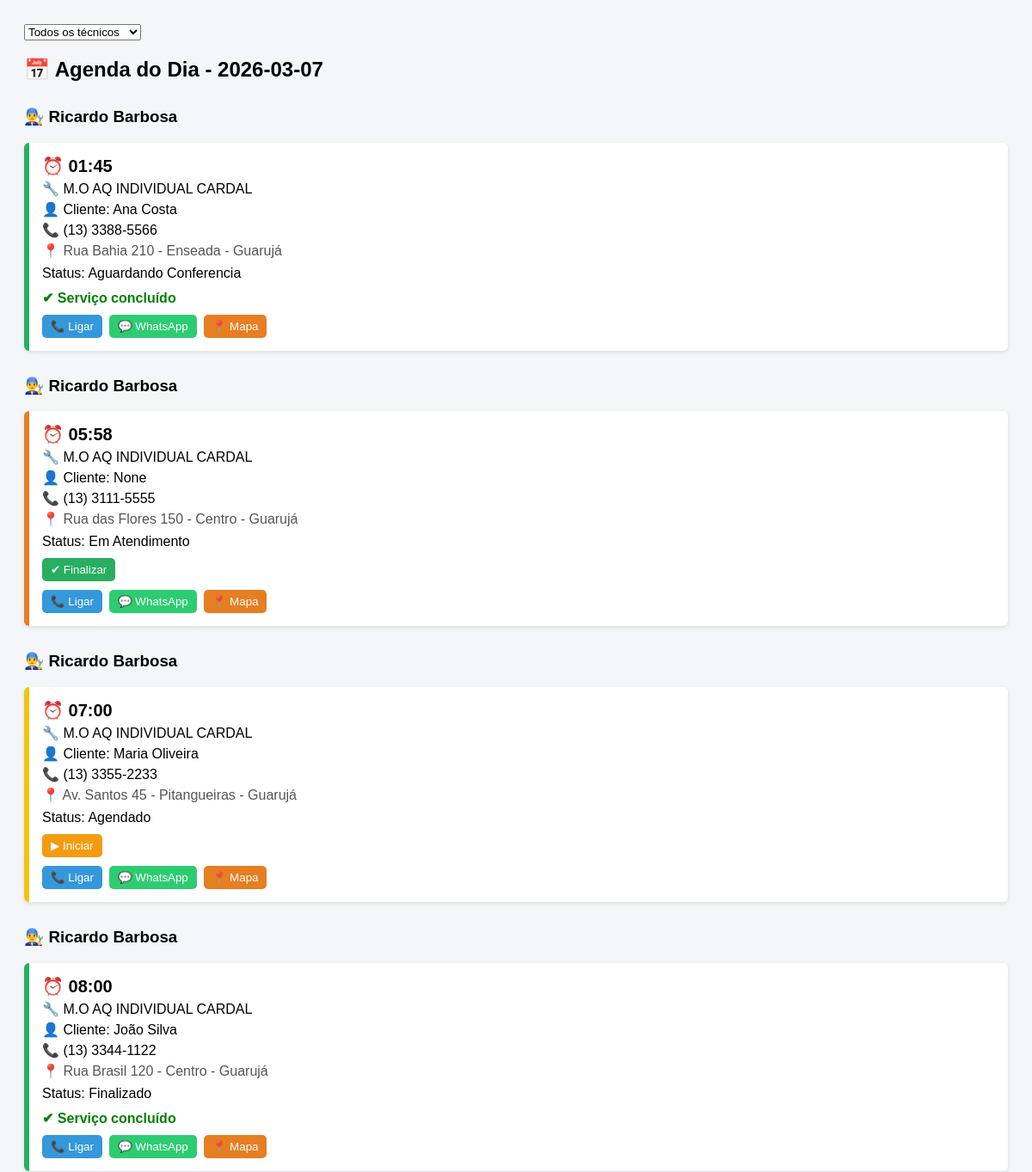
The page /agenda_dia (signed in, upper part) on the database as committed earlier.
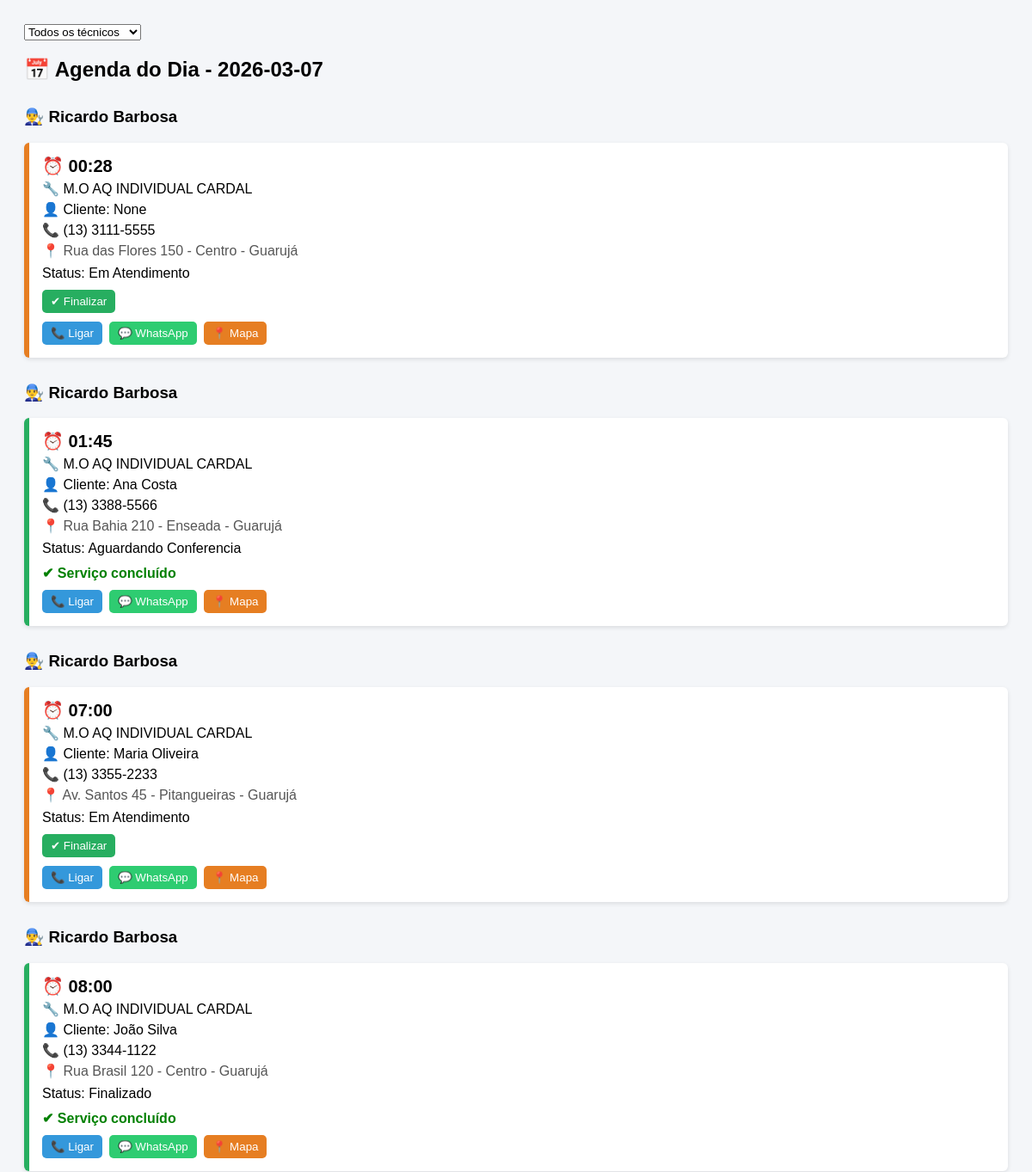
The same page on the database as committed later.
### tables this page shows
CREATE TABLE ordem_servico (
    id INTEGER PRIMARY KEY AUTOINCREMENT,
    servico_nome TEXT NOT NULL,
    data_agendamento TEXT NOT NULL,
    status TEXT DEFAULT 'Agendado',
    data_criacao TEXT NOT NULL
, cliente_id INTEGER, hora TEXT, tecnico_id INTEGER, defeito_reclamado TEXT, produto_defeito TEXT, observacao TEXT, diagnostico TEXT, solucao TEXT, pecas_trocadas TEXT, checklist_json TEXT, assinatura_nome TEXT, assinatura_data TEXT, foto_inicio TEXT, foto_fim TEXT, assinatura_imagem TEXT, movimento_id INTEGER);

CREATE TABLE funcionarios (
id INTEGER PRIMARY KEY AUTOINCREMENT,

nome TEXT NOT NULL,
cpf TEXT,
telefone TEXT,
whatsapp TEXT,
email TEXT,

cargo TEXT,        -- tecnico, vendedor, caixa, admin
funcao TEXT,       -- instalação, manutenção, vendas

comissao REAL,     -- % de comissão

endereco TEXT,
numero TEXT,
bairro TEXT,
cidade TEXT,
cep TEXT,

data_admissao TEXT,
status TEXT DEFAULT 'Ativo'
, senha_hash TEXT, perfil TEXT DEFAULT 'funcionario');

CREATE TABLE clientes (
    id INTEGER PRIMARY KEY AUTOINCREMENT,
    tipo TEXT,  -- PF ou PJ

    nome TEXT,
    razao_social TEXT,

    cpf TEXT,
    cnpj TEXT,

    telefone TEXT,
    whatsapp TEXT,
    email TEXT,

    endereco TEXT,
    numero TEXT,
    bairro TEXT,
    cidade TEXT,
    cep TEXT,

    endereco_entrega TEXT,
    numero_entrega TEXT,
    bairro_entrega TEXT,
    cidade_entrega TEXT,
    cep_entrega TEXT,

    observacoes TEXT,
    data_cadastro TEXT
);

### app.py (the view)
@app.route("/agenda_dia")
def agenda_dia():
    hoje = datetime.now().strftime("%Y-%m-%d")
    tecnico = request.args.get("tecnico")
    conn = get_db()
    cursor = conn.cursor()
    query = """
    SELECT
        os.id,
        os.servico_nome,
        os.hora,
        os.status,
        c.nome AS cliente,
        c.telefone,
        c.endereco,
        c.numero,
        c.bairro,
        c.cidade,
        f.nome AS tecnico
    FROM ordem_servico os
    LEFT JOIN clientes c ON os.cliente_id = c.id
    LEFT JOIN funcionarios f ON os.tecnico_id = f.id
    WHERE os.data_agendamento = ?
    """
    params = [hoje]
    if tecnico:
        query += " AND f.nome = ?"
        params.append(tecnico)
    query += " ORDER BY f.nome, os.hora"
    cursor.execute(query, params)
    agenda = cursor.fetchall()
    cursor.execute("SELECT nome FROM funcionarios")
    tecnicos = cursor.fetchall()
    conn.close()
    return render_template(
        "agenda_dia.html",
        agenda=agenda,
        hoje=hoje,
        tecnicos=tecnicos
    )

### app.py (called while the page is built, shortened)
def get_db():
    conn = sqlite3.connect("database.db", timeout=10)
    conn.row_factory = sqlite3.Row
    return conn

def ensure_funcionarios_auth_columns():
    global AUTH_SCHEMA_READY
    if AUTH_SCHEMA_READY:
        return

@app.before_request
def validar_acesso():
    ensure_funcionarios_auth_columns()
    endpoint = request.endpoint or ""
    if endpoint in AUTH_PUBLIC_ENDPOINTS:
        return None
    if endpoint.startswith("static"):
        return None
    if "user_id" not in session:
        return redirect(url_for("login", next=request.path))
    if endpoint in PROPRIETARIO_ENDPOINTS and (session.get("user_role") != "proprietario"):
        return resposta_acesso_negado("Acesso permitido apenas para proprietario.")
    if endpoint in GERENTE_ENDPOINTS and nivel_usuario() < ROLE_LEVEL["gerente"]:
        return resposta_acesso_negado("Acesso permitido para gerente ou proprietario.")
    return None

@app.context_processor
def injetar_usuario():
    return {
        "usuario_logado": session.get("user_nome"),
        "perfil_logado": session.get("user_role"),
    }

### templates/agenda_dia.html (shortened to what this page needs)
<!DOCTYPE html>
<html>
<head>
</head>
<body>
  <form method="GET" style="margin-bottom:20px;">
<select name="tecnico" onchange="this.form.submit()">
<option value="">Todos os técnicos</option>
</select>
</form>
<h2>📅 Agenda do Dia - {{ hoje }}</h2>
{% set tecnico_atual = None %}
{% for os in agenda %}
{% if tecnico_atual != os.tecnico %}
<h3 style="margin-top:30px;">👨‍🔧 {{ os.tecnico }}</h3>
{% set tecnico_atual = os.tecnico %}
{% endif %}
<div class="card
{% if os.status == 'Agendado' %}
card-agendado
{% elif os.status == 'Em Atendimento' %}
card-atendimento
{% else %}
card-finalizado
{% endif %}
">
<div class="hora">
⏰ {{ os.hora }}
</div>
<div class="servico">
🔧 {{ os.servico_nome }}
</div>
<div class="cliente">
👤 Cliente: {{ os.cliente }}
</div>
<div class="telefone">
📞 {{ os.telefone }}
</div>
<div class="endereco">
📍 {{ os.endereco }} {{ os.numero }} - {{ os.bairro }} - {{ os.cidade }}
</div>
<div style="margin-top:8px;">
Status: {{ os.status }}
</div>
<div style="margin-top:10px;">
{% if os.status == "Agendado" %}
<a href="{{ url_for('mudar_status', id=os.id, status='Em Atendimento', tecnico=request.args.get('tecnico','')) }}">
<button class="btn-iniciar">▶ Iniciar</button>
</a>
{% elif os.status == "Em Atendimento" %}
<a href="{{ url_for('mudar_status', id=os.id, status='Finalizado', tecnico=request.args.get('tecnico','')) }}">
<button class="btn-finalizar">✔ Finalizar</button>
</a>
{% else %}
<span style="color:green;font-weight:bold;">
✔ Serviço concluído
</span>
{% endif %}
</div>
<div class="botoes">
<a href="tel:{{ os.telefone }}">
<button class="btn-ligar">
📞 Ligar
</button>
</a>
<a href="https://wa.me/55{{ os.telefone }}" target="_blank">
<button class="btn-whatsapp">
💬 WhatsApp
</button>
</a>
<a href="https://www.google.com/maps/search/?api=1&query={{ os.endereco }} {{ os.numero }} {{ os.bairro }} {{ os.cidade }}" target="_blank">
<button class="btn-mapa">
📍 Mapa
</button>
</a>
</div>
</div>
{% endfor %}
</body>
</html>

Rows that differ between the two databases and show on the page:
changed ordem_servico "Rua das Flores": hora "05:58" → "00:28"; moves up the list
changed ordem_servico "Maria Oliveira": status "Agendado" → "Em Atendimento"; status "▶ Iniciar" → "✔ Finalizar"
